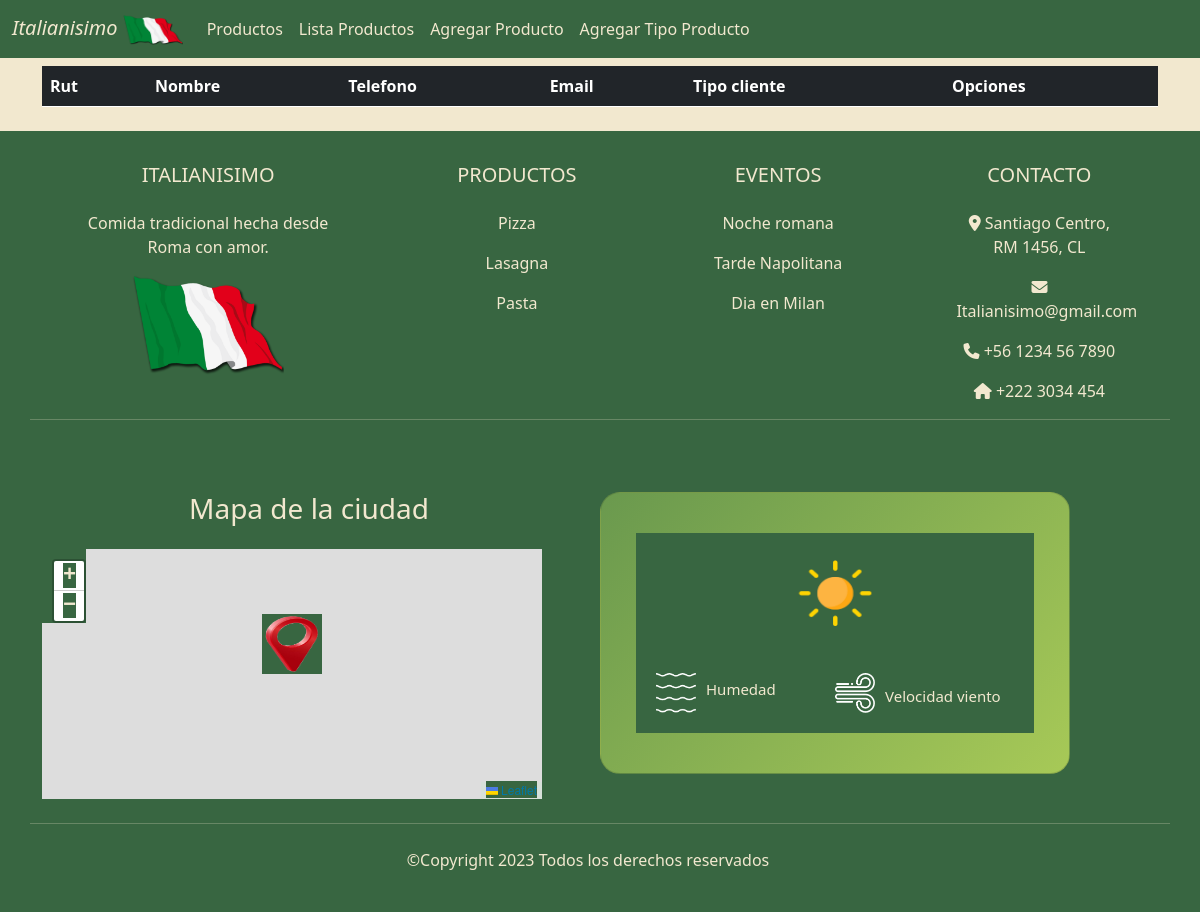
The app's page /crud/cliente_list/, older data.
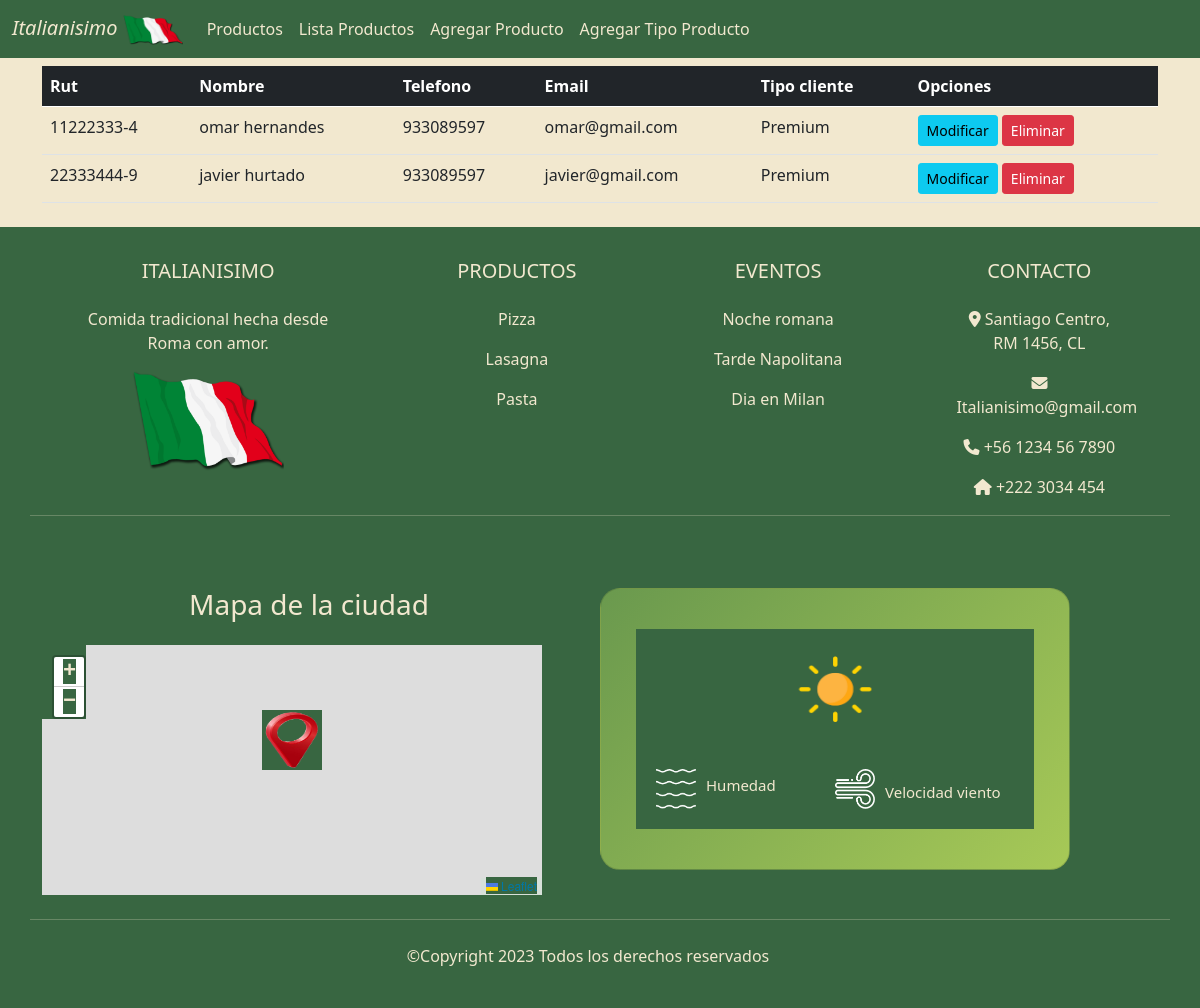
The same page, newer data.
### crud/models.py (models this page shows, shortened)
class Cliente(models.Model):
    rutCliente = models.CharField(primary_key=True,verbose_name='Rut Cliente',max_length=8)
    dvRutCliente = models.CharField(verbose_name='DvRut Cliente',max_length=1)
    nombreCliente = models.CharField(verbose_name='Nombre Cliente',max_length=100)
    telefonoCliente = models.IntegerField(verbose_name="Teléfono Cliente")
    emailCliente = models.CharField(verbose_name='Email Cliente',max_length=100)
    nombreTC = models.ForeignKey(TipoCliente,verbose_name='Tipo Cliente',on_delete=models.CASCADE)
    created_at = models.DateTimeField(verbose_name='Fecha registro',auto_now_add=True)
    updated_at = models.DateTimeField(verbose_name='Fecha actualización',auto_now=True)
    class Meta:
        verbose_name = 'cliente'
        verbose_name_plural = 'clientes'
        ordering = ['rutCliente']

class TipoCliente(models.Model):
    idTipoCliente = models.AutoField(primary_key=True,verbose_name='Código Tipo Cliente')
    nombreTC = models.CharField(verbose_name='Descripción Cliente',max_length=30)
    created_at = models.DateTimeField(verbose_name='Fecha registro',auto_now_add=True)
    updated_at = models.DateTimeField(verbose_name='Fecha actualización',auto_now=True)
    class Meta:
        verbose_name = 'tipoCliente'
        verbose_name_plural = 'tipoClientes'
        ordering = ['idTipoCliente']
    def __str__(self) -> str:
        return self.nombreTC

### crud/views.py (the view)
# urls.py: path('cliente_list/', cliente_list, name='cliente_list'),
def cliente_list(request):
    clientes = Cliente.objects.all()
    data = {
        'clientes' : clientes
    }
    return render(request,'crud/cliente_list.html',data)

### crud/templates/crud/cliente_list.html (shortened to what this page needs)
{% extends 'crud/base.html' %}
{% load static %}
{% block first_content %}
<section id="section">
    <div class="container my-2">
        <div class="table-responsive">
            <table class="table table-hover">
                <thead class="table-dark">
                    <tr>
                        <th>Rut</th>
                        <th>Nombre</th>
                        <th>Telefono</th>
                        <th>Email</th>
                        <th>Tipo cliente</th>
                        <th>Opciones</th>
                    </tr>
                </thead>
                <tbody>
                    {% for c in clientes %}
                    <tr>
                        <td>{{c.rutCliente}}-{{c.dvRutCliente}}</td>
                        <td>{{c.nombreCliente}}</td>
                        <td>{{c.telefonoCliente}}</td>
                        <td>{{c.emailCliente}}</td>
                        <td>{{c.nombreTC}}</td>
                        <td>
                            <a href="{% url 'cliente_edit' c.rutCliente %}" class="btn btn-info btn-sm">Modificar</a>
                            <a href="#" onclick="eliminarCliente({{ c.rutCliente }})" class="btn btn-danger btn-sm">Eliminar</a>
                        </td>
                    </tr>
                    {% endfor%}
                </tbody>
            </table>
        </div>
    </div>
</section>
{% endblock%}

### crud/templates/crud/base.html (shortened to what this page needs)
<!DOCTYPE html>
<html lang="es-CL">
<head>
    {% load static %}
    <link rel="stylesheet" href="{% static 'core/css/modoClaro.css' %}">
    <link rel="stylesheet" href="{% static 'core/css/modoOscuro.css' %}">
    <link rel="stylesheet" href="https://unpkg.com/leaflet@1.5.1/dist/leaflet.css" />
    <link rel="stylesheet" href="https://cdnjs.cloudflare.com/ajax/libs/font-awesome/6.4.0/css/all.min.css">
    <link href="https://cdn.jsdelivr.net/npm/bootstrap@5.0.1/dist/css/bootstrap.min.css" rel="stylesheet">
    <link rel="stylesheet" href="https://cdn.jsdelivr.net/npm/bootstrap-icons@1.10.4/font/bootstrap-icons.css">
</head>
<body class="">
    <nav class="navbar navbar-expand-md navbar-dark" id="barraModoOscuro">
        <div class="container-fluid">
        <a class="navbar-brand" href="#">
            <i>Italianisimo</i>
            <img class="nav-img" src="{% static 'core/img/img1.png' %}" alt="logo">
        </a>
        <div class="collapse navbar-collapse" id="mynavbar">
            <ul class="navbar-nav me-auto">
                <li class="nav-item">
                    <a class="nav-link" href="{% url 'productos_crud' %}"  id="textoBarra">Productos</a>
                </li>
            <li class="nav-item">
                <a class="nav-link" href="{% url 'producto_list' %}"  id="textoBarra">Lista Productos</a>
            </li>
            <li class="nav-item" >
                <a class="nav-link"  href="{% url 'producto_new' %}"  id="textoBarra">Agregar Producto</a>
            </li>
            <li class="nav-item">
                <a class="nav-link" href="{% url 'tipoProducto_new' %}"  id="textoBarra">Agregar Tipo Producto</a>
            </li>
            </ul>
        </div>
        </div>
    </nav>
    <main>
        {% block first_content %}{% endblock %}
    </main>
    <footer class="c-footer">
        <div class="pt-3 pb-4">
        <div class="container text-center text-md-left">
            <div class="row text-center text-md-left">
            <div class="col-md-4 col-lg-3 col-xl-3 mx-auto mt-3">
                <h5 class="text-uppercase mb-4 font-weight-bold">Italianisimo</h5>
                <p>Comida tradicional hecha desde Roma con amor.</p>
                <img src="{% static 'core/img/img1.png' %}" alt="">
            </div>
            <div class="col-md-4 col-lg-2 col-xl-2 mx-auto mt-3">
                <h5 class="text-uppercase mb-4 font-weight-bold">Productos</h5>
                <p><a href="{% url 'productos' %}" class="f-text">Pizza</a></p>
                <p><a href="{% url 'productos' %}" class="f-text">Lasagna</a></p>
                <p><a href="{% url 'productos' %}" class="f-text">Pasta</a></p>
            </div>
            <div class="col-md-4 col-lg-2 col-xl-2 mx-auto mt-3 no-underline">
                <h5 class="text-uppercase mb-4 font-weight-bold">Eventos</h5>
                <p><a href="{% url 'eventos' %}" class="f-text">Noche romana</a></p>
                <p><a href="{% url 'eventos' %}" class="f-text">Tarde Napolitana</a></p>
                <p><a href="{% url 'eventos' %}" class="f-text">Dia en Milan</a></p>
            </div>
            <div class="col-md-4 col-lg-2 col-xl-2 mx-auto mt-3">
                <h5 class="text-uppercase mb-4 font-weight-bold">Contacto</h5>
                <p><i class="fa-solid fa-location-dot"></i></i> Santiago Centro, RM 1456, CL</p>
                <p><i class="fa-solid fa-envelope"></i></i>Italianisimo@gmail.com</p>
                <p><i class="fa-solid fa-phone"></i></i> +56 1234 56 7890</p>
                <p><i class="fas fa-home mr-3"></i> +222 3034 454</p>
            </div>
            <hr class="mb-4">
            <div class="row mb-4">
                <div class="col-lg-6">
                <div class="col-lg-12">
                    <h3 class="text-center mt-5 mb-4" id="tituloMapa">Mapa de la ciudad</h3>
                </div>
                <div id="myMap"></div>
                </div>
                <div class="col-lg-6 mt-5">
                <div class="card" id="carta-clima">
                    <div class="weather">
                    <img src="{% static 'core/img/clear.png' %}" class="weather-icon">
                    <div class="details">
                        <div class="col">
                        <img src="{% static 'core/img/humidity.png' %}">
                        <div id="texto-humedad">
                            <h6>Humedad</h6>
                        </div>
                        </div>
                        <div class="col">
                        <img src="{% static 'core/img/wind.png' %}" class="iconoCartaClima">
                        <div id="texto-viento">
                            <h6>Velocidad viento</h6>
                        </div>
                        </div>
                    </div>
                    </div>
                </div>
                </div>
            </div>
            <hr class="mb-4">
            <div class="row align-items-center">
                <div>
                <p>&copy;Copyright 2023 Todos los derechos reservados</p>
                </div>
            </div>
            </div>
        </div>
        </div>
    </footer>
</body>
</html>

### core/static/core/css/modoClaro.css (style rules this page uses)
:root { --verde-oscuro: #386641; --verde-medio: #6a994e; --verde-claro: #a7c957; --beige-pastel: #f2e8cf; --rojo-pastel: #bc4749; }
.navbar { background-color: var(--verde-oscuro); }
.navbar-nav { display: flex; justify-content: flex-end; }
.nav-img { width: 60px; height: 30px; }
.navbar-nav a { color: red; }
.navbar-brand i { color: var(--beige-pastel); }
#textoBarra { color: var(--beige-pastel); }
#section { background-color: var(--beige-pastel); color: var(--verde-oscuro); display: flex; }
.carousel-caption h6, h3 { color: #386641; }
footer * { color: var(--beige-pastel); background-color: var(--verde-oscuro); }
footer h5,a { color: var(--beige-pastel); }
footer img { height: 100px; }
.f-text { color: var(--beige-pastel); }
footer a { text-decoration: none; }
#myMap { height: 250px; width: 500px; }
.weather-icon { width: 110px; margin-top: 10px; }
.weather h6 { font-size: 15px; font-weight: 500; }
.details { display: flex; align-items: center; justify-content: space-between; padding: 20px; margin-top: 10px; }
.col { display: flex; align-items: center; text-align: left; }
.col img { width: 40px; height: 40px; margin-right: 10px; }
#texto-humedad { margin-right: 40px; }
#texto-viento { margin-top: 14px; }
#carta-clima { width: 110%; max-width: 470px; background: linear-gradient(135deg, #6a994e, #a7c957); color: #f2e8cf; border-radius: 20px; padding: 40px 35px; text-align: center; }

### core/static/core/css/modoOscuro.css (style rules this page uses)
:root { --verde-oscuro: #386641; --verde-medio: #6a994e; --verde-medioModoOscuro: #374f29; --verde-claro: #a7c957; --beige-pastel: #f2e8cf; --rojo-pastel: #bc4749; --rojo-modoOscuro: #8a3f40; --verde-modoOscuro: #1f3423; --verde-SegundoOscuro: #162318; }
.dark .carousel-caption h6, h3 { color: #386641; }
.dark footer h5,a { color: var(--beige-pastel); }
#tituloMapa { color: var(--beige-pastel); }
#myMap { height: 250px; width: 500px; }
.weather-icon { width: 110px; margin-top: 10px; }
.weather h6 { font-size: 15px; font-weight: 500; }
.details { display: flex; align-items: center; justify-content: space-between; padding: 20px; margin-top: 10px; }
.col { display: flex; align-items: center; text-align: left; }
.col img { width: 40px; height: 40px; margin-right: 10px; }
#texto-humedad { margin-right: 40px; }
#texto-viento { margin-top: 14px; }

Row changes from the older to the newer data that the page shows:
added Cliente: rutCliente "11222333", dvRutCliente "4", nombreCliente "omar hernandes", telefonoCliente "933089597", emailCliente "omar@gmail.com", nombreTC "Premium"
added Cliente: rutCliente "22333444", dvRutCliente "9", nombreCliente "javier hurtado", telefonoCliente "933089597", emailCliente "javier@gmail.com", nombreTC "Premium"
